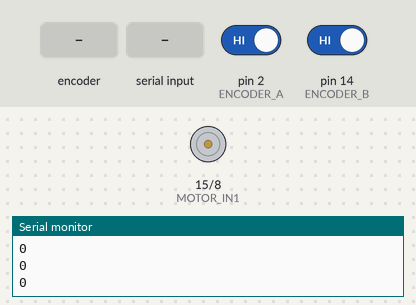
Simulated run of this sketch. Board: Arduino Uno, built with avr-gcc and run on an emulated ATmega328P. Shown: motor-driver pin pairs drawn as motors (green arrow = first pin HIGH = forward, orange = second pin HIGH = backward, longer = more drive, scaled by the enable pin), the last lines printed to the serial monitor. The test bench sets the inputs (shaded band); at power-on: pin 2 (ENCODER_A) HIGH, pin 14 (ENCODER_B) HIGH.

Above: at 1.2 s.
1.3 s: rotary encoder on pin 2 (ENCODER_A) / pin 14 (ENCODER_B) turned 3 steps (first pin leading)
At 2.4 s:
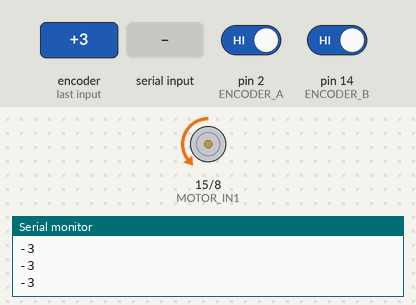
3.4 s: "90,45\n" received over Serial
At 4.1 s:
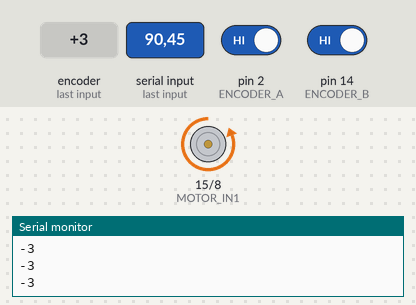
4.9 s: "5\n" received over Serial
At 5.8 s:
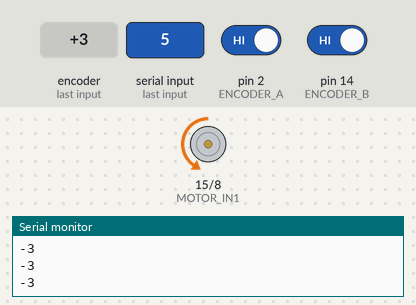
6.4 s: rotary encoder on pin 2 (ENCODER_A) / pin 14 (ENCODER_B) turned 1 step (first pin leading)
At 7.4 s:
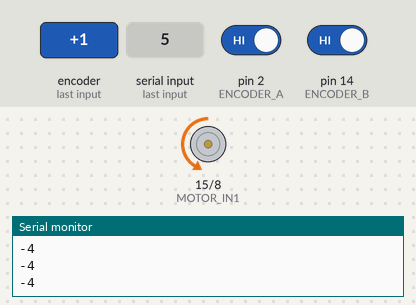
8.1 s: rotary encoder on pin 2 (ENCODER_A) / pin 14 (ENCODER_B) turned 2 steps (second pin leading)
At 8.28 s:
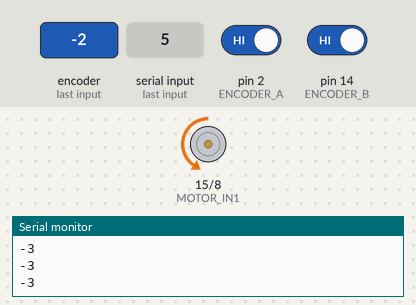
10.0 s: "30,150\n" received over Serial
At 10.3 s:
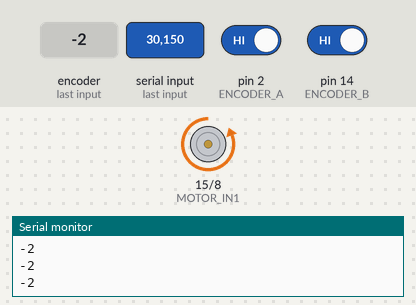
Timing chart, 0 to 12.5 s (numbered marks = the images above; inputs shaded):
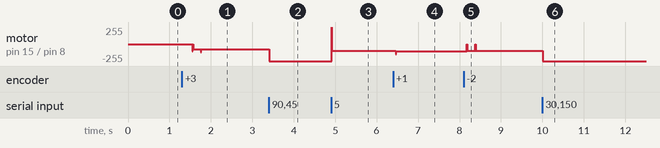

Measured:
- after the input at 1.3 s, motor on pin 15 (MOTOR_IN1) / pin 8 (MOTOR_IN2): stopped → backward 78/255 after 0.25 s, → backward 82/255 0.20 s later
- after the input at 3.4 s, motor on pin 15 (MOTOR_IN1) / pin 8 (MOTOR_IN2): backward 82/255 → backward 255/255 at once
- after the input at 4.9 s, motor on pin 15 (MOTOR_IN1) / pin 8 (MOTOR_IN2): backward 255/255 → backward 102/255 at once
- after the input at 6.4 s, motor on pin 15 (MOTOR_IN1) / pin 8 (MOTOR_IN2): backward 102/255 → backward 106/255 after 0.06 s
- after the input at 8.1 s, motor on pin 15 (MOTOR_IN1) / pin 8 (MOTOR_IN2): backward 106/255 → backward 102/255 after 0.08 s, → backward 98/255 0.20 s later
- after the input at 10.0 s, motor on pin 15 (MOTOR_IN1) / pin 8 (MOTOR_IN2): backward 98/255 → backward 255/255 at once

The sketch:

motor-encoder-pid.ino
```cpp
#include <PIDController.h>

//#define MOTOR_1

#ifdef MOTOR_1
  // MOTOR 1 RIGHT
  #define MOTOR_ENA 5
  #define MOTOR_IN1 4
  #define MOTOR_IN2 7

  #define ENCODER_A 3
  #define ENCODER_B 17
#else
  // MOTOR 2 LEFT
  #define MOTOR_ENA 6
  #define MOTOR_IN1 15
  #define MOTOR_IN2 8

  #define ENCODER_A 2
  #define ENCODER_B 14
#endif

volatile long int encoder_pos = 0;
PIDController pos_pid;
int motor_value = 255;
int motor_min = 70;
unsigned int integerValue=0;  // Max value is 65535
char incomingByte;

void setup() {
  Serial.begin(9600);

  attachInterrupt(digitalPinToInterrupt(ENCODER_A), encoder, RISING);

  pinMode(MOTOR_ENA, OUTPUT);
  pinMode(MOTOR_IN1, OUTPUT);
  pinMode(MOTOR_IN2, OUTPUT);

  pinMode(ENCODER_A, INPUT);
  pinMode(ENCODER_B, INPUT);

  pos_pid.begin();
  pos_pid.tune(40, 2.5, 5000); // 15, 2.5, 3000
  pos_pid.limit(-255, 255);
}

void loop() {

  if (Serial.available() > 0) {
    integerValue = 0;
    while(1) {
      incomingByte = Serial.read();
      if (incomingByte == '\n') break;
      if (incomingByte == -1) continue;
      integerValue *= 10;
      integerValue = ((incomingByte - 48) + integerValue);
      pos_pid.setpoint(integerValue);
    }
  }

  motor_value = pos_pid.compute(encoder_pos);

  if (motor_value > 0) {
    MotorCounterClockwise(motor_value);
  } else {
    MotorClockwise(abs(motor_value));
  }

  Serial.println(encoder_pos);
  delay(10);
}


void encoder(){
  if (digitalRead(ENCODER_B) == HIGH) {
    encoder_pos++;
  } else {
    encoder_pos--;
  }
}

void MotorClockwise(int power) {
  if (power > motor_min) {
    digitalWrite(MOTOR_IN1, HIGH);
    digitalWrite(MOTOR_IN2, LOW);
    analogWrite(MOTOR_ENA, power);
  } else {
    //digitalWrite(MOTOR_ENA, LOW);
    digitalWrite(MOTOR_IN1, LOW);
    digitalWrite(MOTOR_IN2, LOW);
  }
}

void MotorCounterClockwise(int power) {
  if (power > motor_min) {
    digitalWrite(MOTOR_IN1, LOW);
    digitalWrite(MOTOR_IN2, HIGH);
    analogWrite(MOTOR_ENA, power);
  } else {
    //digitalWrite(MOTOR_ENA, LOW);
    digitalWrite(MOTOR_IN1, LOW);
    digitalWrite(MOTOR_IN2, LOW);
  }
}
```
